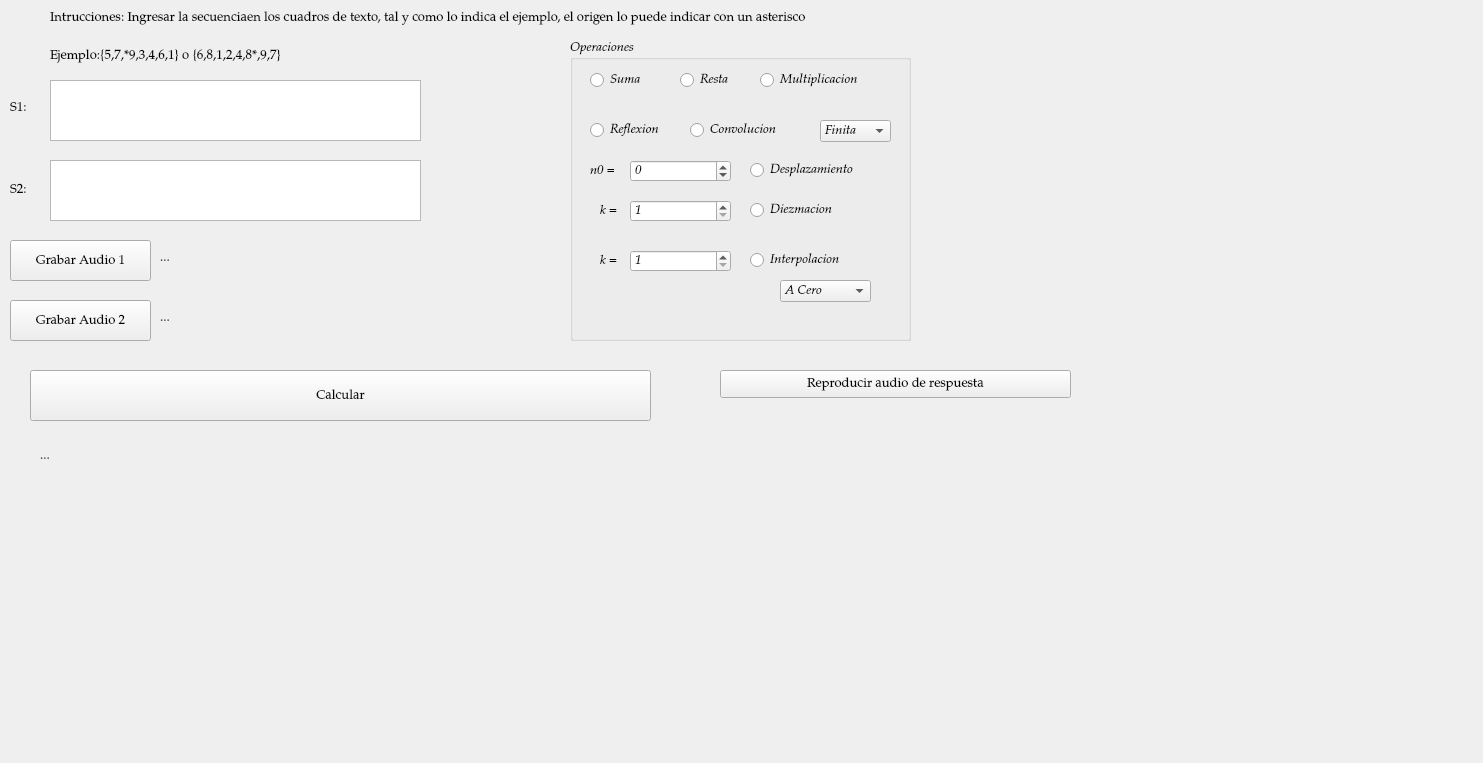
<?xml version="1.0" encoding="UTF-8"?>
<ui version="4.0">
 <class>Form</class>
 <widget class="QWidget" name="Form">
  <property name="geometry">
   <rect>
    <x>0</x>
    <y>0</y>
    <width>1483</width>
    <height>763</height>
   </rect>
  </property>
  <property name="font">
   <font>
    <family>Palatino Linotype</family>
    <pointsize>10</pointsize>
    <weight>50</weight>
    <italic>false</italic>
    <bold>false</bold>
    <underline>false</underline>
    <strikeout>false</strikeout>
   </font>
  </property>
  <property name="windowTitle">
   <string>Form</string>
  </property>
  <widget class="QTextEdit" name="textEdit_Secuencia1">
   <property name="geometry">
    <rect>
     <x>50</x>
     <y>80</y>
     <width>371</width>
     <height>61</height>
    </rect>
   </property>
  </widget>
  <widget class="QTextEdit" name="textEdit_Secuencia2">
   <property name="geometry">
    <rect>
     <x>50</x>
     <y>160</y>
     <width>371</width>
     <height>61</height>
    </rect>
   </property>
  </widget>
  <widget class="QLabel" name="label">
   <property name="geometry">
    <rect>
     <x>10</x>
     <y>100</y>
     <width>31</width>
     <height>16</height>
    </rect>
   </property>
   <property name="text">
    <string>S1:</string>
   </property>
  </widget>
  <widget class="QLabel" name="label_2">
   <property name="geometry">
    <rect>
     <x>10</x>
     <y>180</y>
     <width>20</width>
     <height>20</height>
    </rect>
   </property>
   <property name="text">
    <string>S2:</string>
   </property>
  </widget>
  <widget class="QLabel" name="label_3">
   <property name="geometry">
    <rect>
     <x>50</x>
     <y>45</y>
     <width>341</width>
     <height>21</height>
    </rect>
   </property>
   <property name="text">
    <string>Ejemplo:{5,7,*9,3,4,6,1} o {6,8,1,2,4,8*,9,7}</string>
   </property>
  </widget>
  <widget class="QLabel" name="label_4">
   <property name="geometry">
    <rect>
     <x>50</x>
     <y>10</y>
     <width>1381</width>
     <height>16</height>
    </rect>
   </property>
   <property name="text">
    <string>Intrucciones: Ingresar la secuenciaen los cuadros de texto, tal y como lo indica el ejemplo, el origen lo puede indicar con un asterisco</string>
   </property>
  </widget>
  <widget class="QPushButton" name="pushButton_Audio1">
   <property name="geometry">
    <rect>
     <x>10</x>
     <y>240</y>
     <width>141</width>
     <height>41</height>
    </rect>
   </property>
   <property name="text">
    <string>Grabar Audio 1</string>
   </property>
  </widget>
  <widget class="QPushButton" name="pushButton_Audio2">
   <property name="geometry">
    <rect>
     <x>10</x>
     <y>300</y>
     <width>141</width>
     <height>41</height>
    </rect>
   </property>
   <property name="text">
    <string>Grabar Audio 2</string>
   </property>
  </widget>
  <widget class="QLabel" name="label_RutaAudio1">
   <property name="geometry">
    <rect>
     <x>160</x>
     <y>250</y>
     <width>381</width>
     <height>16</height>
    </rect>
   </property>
   <property name="text">
    <string>...</string>
   </property>
  </widget>
  <widget class="QLabel" name="label_RutaAudio2">
   <property name="geometry">
    <rect>
     <x>160</x>
     <y>310</y>
     <width>371</width>
     <height>16</height>
    </rect>
   </property>
   <property name="text">
    <string>...</string>
   </property>
  </widget>
  <widget class="QPushButton" name="pushButton_Calcular">
   <property name="geometry">
    <rect>
     <x>30</x>
     <y>370</y>
     <width>621</width>
     <height>51</height>
    </rect>
   </property>
   <property name="text">
    <string>Calcular</string>
   </property>
  </widget>
  <widget class="QGroupBox" name="groupBox">
   <property name="geometry">
    <rect>
     <x>570</x>
     <y>40</y>
     <width>341</width>
     <height>301</height>
    </rect>
   </property>
   <property name="font">
    <font>
     <italic>true</italic>
    </font>
   </property>
   <property name="title">
    <string>Operaciones</string>
   </property>
   <widget class="QLabel" name="label_7">
    <property name="geometry">
     <rect>
      <x>30</x>
      <y>210</y>
      <width>21</width>
      <height>21</height>
     </rect>
    </property>
    <property name="text">
     <string>k =</string>
    </property>
   </widget>
   <widget class="QSpinBox" name="spinBox_n0">
    <property name="geometry">
     <rect>
      <x>60</x>
      <y>120</y>
      <width>101</width>
      <height>22</height>
     </rect>
    </property>
    <property name="minimum">
     <number>-10000</number>
    </property>
    <property name="maximum">
     <number>10000</number>
    </property>
   </widget>
   <widget class="QSpinBox" name="spinBox_KDiezm">
    <property name="geometry">
     <rect>
      <x>60</x>
      <y>160</y>
      <width>101</width>
      <height>22</height>
     </rect>
    </property>
    <property name="minimum">
     <number>1</number>
    </property>
    <property name="maximum">
     <number>10000</number>
    </property>
   </widget>
   <widget class="QRadioButton" name="radioButton_Diezmacion">
    <property name="geometry">
     <rect>
      <x>180</x>
      <y>160</y>
      <width>121</width>
      <height>20</height>
     </rect>
    </property>
    <property name="text">
     <string>Diezmacion</string>
    </property>
   </widget>
   <widget class="QRadioButton" name="radioButton_Convolucion">
    <property name="geometry">
     <rect>
      <x>120</x>
      <y>80</y>
      <width>121</width>
      <height>20</height>
     </rect>
    </property>
    <property name="text">
     <string>Convolucion</string>
    </property>
   </widget>
   <widget class="QSpinBox" name="spinBox_KInterp">
    <property name="geometry">
     <rect>
      <x>60</x>
      <y>210</y>
      <width>101</width>
      <height>22</height>
     </rect>
    </property>
    <property name="minimum">
     <number>1</number>
    </property>
    <property name="maximum">
     <number>10000</number>
    </property>
   </widget>
   <widget class="QRadioButton" name="radioButton_Interpolacion">
    <property name="geometry">
     <rect>
      <x>180</x>
      <y>210</y>
      <width>121</width>
      <height>20</height>
     </rect>
    </property>
    <property name="text">
     <string>Interpolacion</string>
    </property>
   </widget>
   <widget class="QLabel" name="label_5">
    <property name="geometry">
     <rect>
      <x>20</x>
      <y>120</y>
      <width>31</width>
      <height>21</height>
     </rect>
    </property>
    <property name="text">
     <string>n0 =</string>
    </property>
   </widget>
   <widget class="QRadioButton" name="radioButton_Multiplicacion">
    <property name="geometry">
     <rect>
      <x>190</x>
      <y>30</y>
      <width>141</width>
      <height>20</height>
     </rect>
    </property>
    <property name="text">
     <string>Multiplicacion</string>
    </property>
   </widget>
   <widget class="QRadioButton" name="radioButton_Suma">
    <property name="geometry">
     <rect>
      <x>20</x>
      <y>30</y>
      <width>95</width>
      <height>20</height>
     </rect>
    </property>
    <property name="text">
     <string>Suma</string>
    </property>
   </widget>
   <widget class="QRadioButton" name="radioButton_Reflexion">
    <property name="geometry">
     <rect>
      <x>20</x>
      <y>80</y>
      <width>95</width>
      <height>20</height>
     </rect>
    </property>
    <property name="text">
     <string>Reflexion</string>
    </property>
   </widget>
   <widget class="QLabel" name="label_6">
    <property name="geometry">
     <rect>
      <x>30</x>
      <y>160</y>
      <width>21</width>
      <height>21</height>
     </rect>
    </property>
    <property name="text">
     <string>k =</string>
    </property>
   </widget>
   <widget class="QRadioButton" name="radioButton_Desplazamiento">
    <property name="geometry">
     <rect>
      <x>180</x>
      <y>120</y>
      <width>151</width>
      <height>20</height>
     </rect>
    </property>
    <property name="text">
     <string>Desplazamiento</string>
    </property>
   </widget>
   <widget class="QRadioButton" name="radioButton_Resta">
    <property name="geometry">
     <rect>
      <x>110</x>
      <y>30</y>
      <width>95</width>
      <height>20</height>
     </rect>
    </property>
    <property name="text">
     <string>Resta</string>
    </property>
   </widget>
   <widget class="QComboBox" name="comboBox_Interpolaciones">
    <property name="geometry">
     <rect>
      <x>210</x>
      <y>240</y>
      <width>91</width>
      <height>22</height>
     </rect>
    </property>
    <item>
     <property name="text">
      <string>A Cero</string>
     </property>
    </item>
    <item>
     <property name="text">
      <string>Escalon</string>
     </property>
    </item>
    <item>
     <property name="text">
      <string>Lineal</string>
     </property>
    </item>
   </widget>
   <widget class="QComboBox" name="comboBox_Convoluciones">
    <property name="geometry">
     <rect>
      <x>250</x>
      <y>80</y>
      <width>71</width>
      <height>22</height>
     </rect>
    </property>
    <item>
     <property name="text">
      <string>Finita</string>
     </property>
    </item>
    <item>
     <property name="text">
      <string>Circular</string>
     </property>
    </item>
    <item>
     <property name="text">
      <string>Periodica</string>
     </property>
    </item>
   </widget>
  </widget>
  <widget class="QLabel" name="label_Status">
   <property name="geometry">
    <rect>
     <x>40</x>
     <y>440</y>
     <width>861</width>
     <height>31</height>
    </rect>
   </property>
   <property name="text">
    <string>...</string>
   </property>
  </widget>
  <widget class="QWidget" name="verticalLayoutWidget">
   <property name="geometry">
    <rect>
     <x>920</x>
     <y>50</y>
     <width>551</width>
     <height>291</height>
    </rect>
   </property>
   <layout class="QVBoxLayout" name="verticalLayout_Sec2">
    <property name="spacing">
     <number>1</number>
    </property>
    <property name="sizeConstraint">
     <enum>QLayout::SetNoConstraint</enum>
    </property>
   </layout>
  </widget>
  <widget class="QWidget" name="verticalLayoutWidget_2">
   <property name="geometry">
    <rect>
     <x>920</x>
     <y>440</y>
     <width>551</width>
     <height>301</height>
    </rect>
   </property>
   <layout class="QVBoxLayout" name="verticalLayout_Sec1">
    <property name="spacing">
     <number>1</number>
    </property>
    <property name="sizeConstraint">
     <enum>QLayout::SetNoConstraint</enum>
    </property>
   </layout>
  </widget>
  <widget class="QWidget" name="verticalLayoutWidget_3">
   <property name="geometry">
    <rect>
     <x>30</x>
     <y>480</y>
     <width>861</width>
     <height>261</height>
    </rect>
   </property>
   <layout class="QVBoxLayout" name="verticalLayout_Respuesta">
    <property name="spacing">
     <number>1</number>
    </property>
    <property name="sizeConstraint">
     <enum>QLayout::SetNoConstraint</enum>
    </property>
   </layout>
  </widget>
  <widget class="QPushButton" name="pushButton_ReproducirRespuesta">
   <property name="geometry">
    <rect>
     <x>720</x>
     <y>370</y>
     <width>351</width>
     <height>28</height>
    </rect>
   </property>
   <property name="text">
    <string>Reproducir audio de respuesta</string>
   </property>
  </widget>
 </widget>
 <resources/>
 <connections>
  <connection>
   <sender>radioButton_Reflexion</sender>
   <signal>toggled(bool)</signal>
   <receiver>textEdit_Secuencia2</receiver>
   <slot>setDisabled(bool)</slot>
   <hints>
    <hint type="sourcelabel">
     <x>948</x>
     <y>210</y>
    </hint>
    <hint type="destinationlabel">
     <x>379</x>
     <y>248</y>
    </hint>
   </hints>
  </connection>
  <connection>
   <sender>radioButton_Desplazamiento</sender>
   <signal>toggled(bool)</signal>
   <receiver>textEdit_Secuencia2</receiver>
   <slot>setDisabled(bool)</slot>
   <hints>
    <hint type="sourcelabel">
     <x>981</x>
     <y>250</y>
    </hint>
    <hint type="destinationlabel">
     <x>420</x>
     <y>250</y>
    </hint>
   </hints>
  </connection>
  <connection>
   <sender>radioButton_Diezmacion</sender>
   <signal>toggled(bool)</signal>
   <receiver>textEdit_Secuencia2</receiver>
   <slot>setDisabled(bool)</slot>
   <hints>
    <hint type="sourcelabel">
     <x>964</x>
     <y>301</y>
    </hint>
    <hint type="destinationlabel">
     <x>448</x>
     <y>287</y>
    </hint>
   </hints>
  </connection>
  <connection>
   <sender>radioButton_Interpolacion</sender>
   <signal>toggled(bool)</signal>
   <receiver>textEdit_Secuencia2</receiver>
   <slot>setDisabled(bool)</slot>
   <hints>
    <hint type="sourcelabel">
     <x>992</x>
     <y>349</y>
    </hint>
    <hint type="destinationlabel">
     <x>441</x>
     <y>306</y>
    </hint>
   </hints>
  </connection>
  <connection>
   <sender>radioButton_Reflexion</sender>
   <signal>toggled(bool)</signal>
   <receiver>pushButton_Audio2</receiver>
   <slot>setDisabled(bool)</slot>
   <hints>
    <hint type="sourcelabel">
     <x>1025</x>
     <y>208</y>
    </hint>
    <hint type="destinationlabel">
     <x>676</x>
     <y>285</y>
    </hint>
   </hints>
  </connection>
  <connection>
   <sender>radioButton_Desplazamiento</sender>
   <signal>toggled(bool)</signal>
   <receiver>pushButton_Audio2</receiver>
   <slot>setDisabled(bool)</slot>
   <hints>
    <hint type="sourcelabel">
     <x>1045</x>
     <y>252</y>
    </hint>
    <hint type="destinationlabel">
     <x>699</x>
     <y>291</y>
    </hint>
   </hints>
  </connection>
  <connection>
   <sender>radioButton_Diezmacion</sender>
   <signal>toggled(bool)</signal>
   <receiver>pushButton_Audio2</receiver>
   <slot>setDisabled(bool)</slot>
   <hints>
    <hint type="sourcelabel">
     <x>1019</x>
     <y>303</y>
    </hint>
    <hint type="destinationlabel">
     <x>679</x>
     <y>313</y>
    </hint>
   </hints>
  </connection>
  <connection>
   <sender>radioButton_Interpolacion</sender>
   <signal>toggled(bool)</signal>
   <receiver>pushButton_Audio2</receiver>
   <slot>setDisabled(bool)</slot>
   <hints>
    <hint type="sourcelabel">
     <x>1027</x>
     <y>353</y>
    </hint>
    <hint type="destinationlabel">
     <x>693</x>
     <y>304</y>
    </hint>
   </hints>
  </connection>
 </connections>
</ui>
